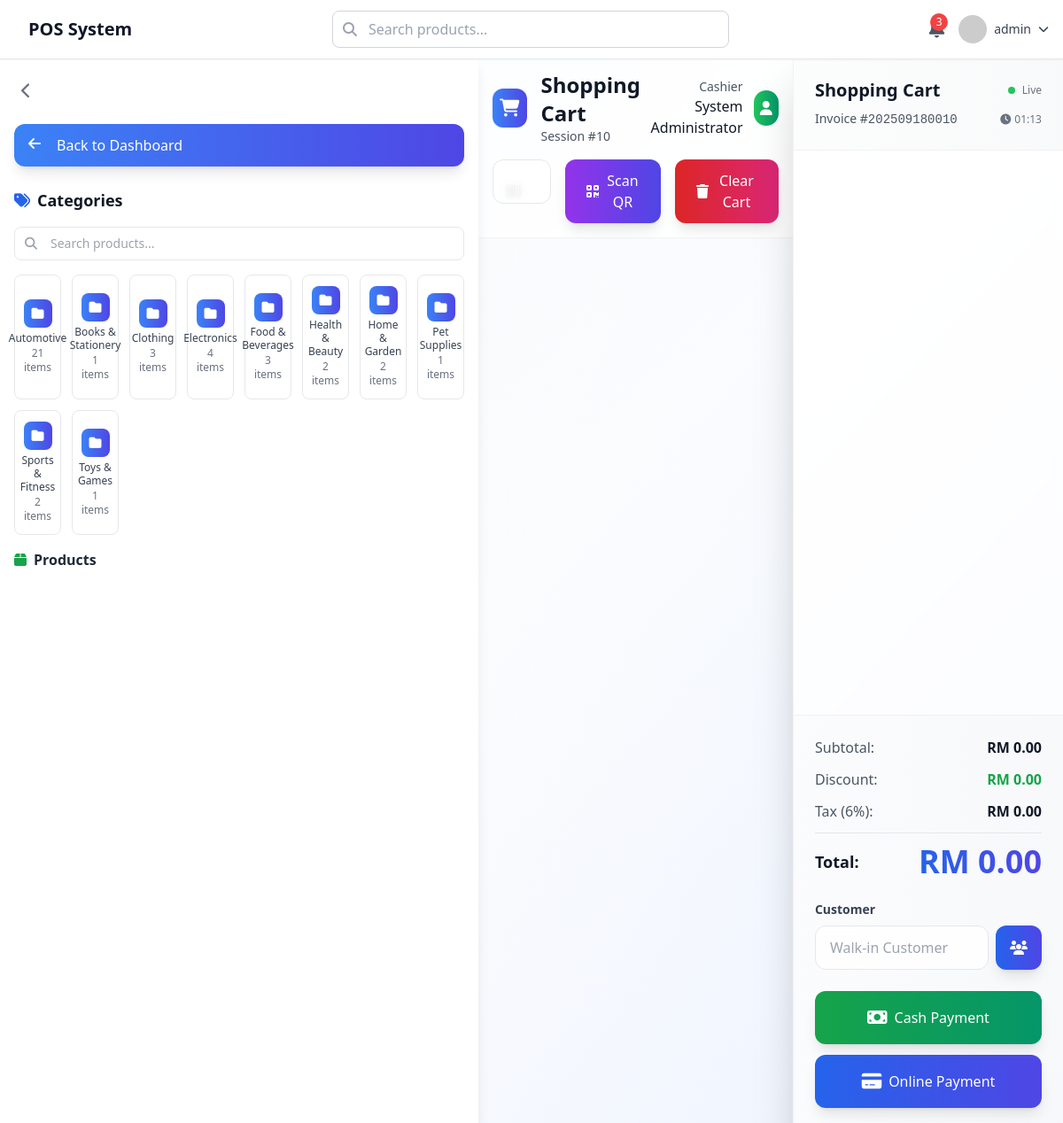
The app's page /pos.php (signed in) with its own data.
### tables this page shows
CREATE TABLE `categories` (
  `id` int NOT NULL,
  `name` varchar(100) NOT NULL,
  `description` text,
  `is_active` tinyint(1) DEFAULT '1',
  `created_at` timestamp NULL DEFAULT CURRENT_TIMESTAMP,
  `updated_at` timestamp NULL DEFAULT CURRENT_TIMESTAMP ON UPDATE CURRENT_TIMESTAMP
);

CREATE TABLE `sales_sessions` (
  `id` int NOT NULL,
  `user_id` int NOT NULL DEFAULT '0',
  `session_start` timestamp NULL DEFAULT CURRENT_TIMESTAMP,
  `session_end` timestamp NULL DEFAULT NULL,
  `opening_amount` decimal(10,2) DEFAULT '0.00',
  `closing_amount` decimal(10,2) DEFAULT '0.00',
  `total_sales` decimal(10,2) DEFAULT '0.00',
  `total_refunds` decimal(10,2) DEFAULT '0.00',
  `status` enum('open','closed') DEFAULT 'open',
  `notes` text,
  `created_at` timestamp NULL DEFAULT CURRENT_TIMESTAMP,
  `updated_at` timestamp NULL DEFAULT CURRENT_TIMESTAMP ON UPDATE CURRENT_TIMESTAMP
);

### pos.php (the view, shortened to what this page needs)
<?php
include 'include/conn.php';
include 'include/pos-head.php';
include 'include/header.php';
$user_id = $_SESSION['user_id'];
$query_session = mysqli_query($conn, "SELECT * FROM sales_sessions WHERE user_id = $user_id AND status = 'open' ORDER BY id DESC LIMIT 1");
$current_session = mysqli_fetch_array($query_session);
if (!$current_session) {
    mysqli_query($conn, "INSERT INTO sales_sessions (user_id, opening_amount) VALUES ($user_id, 0)");
    $current_session_id = mysqli_insert_id($conn);
} else {
    $current_session_id = $current_session['id'];
}
$categories_query = mysqli_query($conn, "SELECT * FROM categories WHERE is_active = 1 ORDER BY name");
$categories = [];
while ($category = mysqli_fetch_array($categories_query)) {
    $category_id = $category['id'];
    $products_query = mysqli_query($conn, "SELECT id, name, sku, selling_price, stock_quantity, img FROM products WHERE category_id = $category_id AND is_active = 1 ORDER BY name");
    $products = [];
    while ($product = mysqli_fetch_array($products_query)) {
        $products[] = $product;
    }
    $category['products'] = $products;
    $categories[] = $category;
}
?>
<aside class="sidebar fixed left-0 top-0 h-full bg-white shadow-lg transform transition-transform duration-300 ease-in-out z-40 lg:translate-x-0" style="top: 64px;">
    <div class="p-4">
        <div class="flex justify-between items-center mb-4">
            <div class="flex items-center space-x-2">
                <button onclick="toggleDesktopSidebar()" class="hidden lg:flex p-2 text-gray-500 hover:text-gray-700 hover:bg-gray-100 rounded-lg transition-colors" title="Toggle Sidebar (Ctrl+B)">
                    <i class="fas fa-chevron-left text-lg sidebar-toggle-icon"></i>
                </button>
            </div>
        </div>
        <div class="mb-6 sidebar-content">
            <a href="dashboard.php" class="flex items-center px-4 py-3 bg-gradient-to-r from-blue-500 to-indigo-600 text-white rounded-xl hover:from-blue-600 hover:to-indigo-700 transition-all duration-300 shadow-lg hover:shadow-xl transform hover:-translate-y-0.5">
                <i class="fas fa-arrow-left w-5 h-5 mr-3"></i>
                <span class="font-medium">Back to Dashboard</span>
            </a>
        </div>
        <div class="space-y-4 sidebar-content">
            <h3 class="text-lg font-bold text-gray-900 mb-3 flex items-center">
                <i class="fas fa-tags mr-2 text-blue-600"></i>
                Categories
            </h3>
            <div class="relative">
                <div class="absolute inset-y-0 left-0 pl-3 flex items-center pointer-events-none">
                </div>
                <input type="text" id="product-search" placeholder="Search products..."
                       class="w-full pl-10 pr-10 py-2 bg-white border border-gray-200 rounded-lg focus:ring-2 focus:ring-blue-500 focus:border-transparent transition-all duration-200 text-sm"
                       autocomplete="off">
            </div>
            <div id="categories-grid" class="grid grid-cols-2 lg:grid-cols-8 gap-2 lg:gap-3">
                <?php foreach ($categories as $category): ?>
                <button class="category-card flex flex-col items-center justify-center p-2 lg:p-3 bg-white border border-gray-200 rounded-lg hover:bg-blue-50 hover:border-blue-300 hover:shadow-md transition-all duration-200 transform hover:-translate-y-1"
                        onclick="toggleCategory('category-<?= $category['id'] ?>')"
                        data-category-id="<?= $category['id'] ?>">
                    <div class="w-6 h-6 lg:w-8 lg:h-8 bg-gradient-to-r from-blue-500 to-indigo-600 rounded-lg flex items-center justify-center mb-1">
                        <i class="fas fa-folder text-white text-xs lg:text-sm"></i>
                    </div>
                    <span class="text-xs font-medium text-gray-700 text-center leading-tight"><?= htmlspecialchars($category['name']) ?></span>
                    <span class="text-xs text-gray-500 mt-0.5"><?= count($category['products']) ?> items</span>
                </button>
                <?php endforeach; ?>
            </div>
            <div class="mt-6">
                <h4 class="text-md font-semibold text-gray-800 mb-3 flex items-center">
                    <i class="fas fa-box mr-2 text-green-600"></i>
                    Products
                </h4>
            </div>
        </div>
    </div>
</aside>
<div class="main-content ml-0 pt-16">
    <div class="absolute inset-0 bg-gradient-to-br from-blue-50 via-white to-indigo-50 -z-10"></div>
    <div class="flex flex-col lg:flex-row h-screen">
        <div class="flex-1 flex flex-col order-2 lg:order-1">
            <div class="backdrop-blur-sm bg-white/70 border-b border-gray-200/50 p-3 lg:p-4">
                <div class="flex items-center justify-between mb-3 lg:mb-4">
                    <div class="flex items-center space-x-2 lg:space-x-4">
                        <div class="p-2 bg-gradient-to-r from-blue-500 to-indigo-600 rounded-xl">
                            <i class="fas fa-shopping-cart text-white text-lg lg:text-xl"></i>
                        </div>
                        <div>
                            <h1 class="text-lg lg:text-2xl font-bold text-gray-900">Shopping Cart</h1>
                            <p class="text-xs lg:text-sm text-gray-600">Session #<?= $current_session_id ?></p>
                        </div>
                    </div>
                    <div class="flex items-center space-x-2 lg:space-x-3">
                        <div class="text-right hidden sm:block">
                            <p class="text-xs lg:text-sm text-gray-600">Cashier</p>
                            <p class="font-medium text-gray-900 text-sm lg:text-base"><?= $_SESSION['full_name'] ?></p>
                        </div>
                        <div class="w-8 h-8 lg:w-10 lg:h-10 bg-gradient-to-r from-green-500 to-emerald-600 rounded-full flex items-center justify-center">
                            <i class="fas fa-user text-white text-sm lg:text-base"></i>
                        </div>
                    </div>
                </div>
                <div class="flex flex-col sm:flex-row space-y-2 sm:space-y-0 sm:space-x-4">
                    <div class="flex-1 relative group">
                        <i class="fas fa-barcode absolute left-3 lg:left-4 top-1/2 transform -translate-y-1/2 text-gray-400 group-focus-within:text-blue-500 transition-colors duration-200 text-sm lg:text-base"></i>
                        <input type="text" id="product-entry" placeholder="Scan barcode or enter SKU..."
                               class="w-full pl-10 lg:pl-12 pr-4 py-2 lg:py-3 bg-white/80 backdrop-blur-sm border border-gray-200 rounded-xl focus:ring-2 focus:ring-blue-500 focus:border-transparent transition-all duration-200 placeholder-gray-400 text-sm lg:text-base"
                               autocomplete="off">
                    </div>
                    <button onclick="openQRScanner()" class="inline-flex items-center justify-center px-4 lg:px-6 py-2 lg:py-3 bg-gradient-to-r from-purple-600 to-indigo-600 text-white rounded-xl hover:from-purple-700 hover:to-indigo-700 transition-all duration-300 shadow-lg hover:shadow-xl transform hover:-translate-y-0.5 text-sm lg:text-base">
                        <i class="fas fa-qrcode mr-2"></i><span class="hidden sm:inline">Scan QR</span><span class="sm:hidden">QR</span>
                    </button>
                    <button onclick="clearCart()" class="inline-flex items-center justify-center px-4 lg:px-6 py-2 lg:py-3 bg-gradient-to-r from-red-600 to-pink-600 text-white rounded-xl hover:from-red-700 hover:to-pink-700 transition-all duration-300 shadow-lg hover:shadow-xl transform hover:-translate-y-0.5 text-sm lg:text-base">
                        <i class="fas fa-trash mr-2"></i><span class="hidden sm:inline">Clear Cart</span><span class="sm:hidden">Clear</span>
                    </button>
                </div>
            </div>
            <div class="flex-1 p-3 lg:p-6 bg-gradient-to-br from-gray-50/50 to-blue-50/50 overflow-y-auto">
            </div>
        </div>
        <div class="w-full lg:w-96 backdrop-blur-sm bg-white/70 border-t lg:border-l lg:border-t-0 border-gray-200/50 flex flex-col shadow-2xl order-1 lg:order-2">
            <div class="p-4 lg:p-6 border-b border-gray-200/50 bg-gradient-to-r from-gray-50/50 to-gray-100/50">
                <div class="flex items-center justify-between mb-2">
                    <h2 class="text-lg lg:text-xl font-bold text-gray-900">Shopping Cart</h2>
                    <div class="flex items-center space-x-2">
                        <div class="w-2 h-2 bg-green-500 rounded-full animate-pulse"></div>
                        <span class="text-xs text-gray-500">Live</span>
                    </div>
                </div>
                <div class="flex items-center justify-between">
                    <p class="text-xs lg:text-sm text-gray-600">Invoice #<span id="invoice-number" class="font-mono font-medium"><?= date('Ymd') . str_pad($current_session_id, 4, '0', STR_PAD_LEFT) ?></span></p>
                    <div class="text-xs text-gray-500">
                        <i class="fas fa-clock mr-1"></i><?= date('H:i') ?>
                    </div>
                </div>
            </div>
            <div class="flex-1 overflow-y-auto p-4 lg:p-6">
            </div>
            <div class="p-4 lg:p-6 border-t border-gray-200/50 bg-gradient-to-r from-gray-50/50 to-gray-100/50 space-y-4 lg:space-y-6">
                <div class="space-y-2 lg:space-y-3">
                    <div class="flex justify-between items-center">
                        <span class="text-sm lg:text-base text-gray-600">Subtotal:</span>
                        <span id="subtotal" class="font-semibold text-gray-900 text-sm lg:text-base">RM 0.00</span>
                    </div>
                    <div class="flex justify-between items-center">
                        <span class="text-sm lg:text-base text-gray-600">Discount:</span>
                        <span id="discount" class="font-semibold text-green-600 text-sm lg:text-base">RM 0.00</span>
                    </div>
                    <div class="flex justify-between items-center">
                        <span class="text-sm lg:text-base text-gray-600">Tax (6%):</span>
                        <span id="tax" class="font-semibold text-gray-900 text-sm lg:text-base">RM 0.00</span>
                    </div>
                    <div class="border-t border-gray-200 pt-2 lg:pt-3">
                        <div class="flex justify-between items-center">
                            <span class="text-base lg:text-lg font-bold text-gray-900">Total:</span>
                            <span id="total" class="text-2xl lg:text-4xl font-bold bg-gradient-to-r from-blue-600 to-indigo-600 bg-clip-text text-transparent">RM 0.00</span>
                        </div>
                    </div>
                </div>
                <div class="space-y-2">
                    <label class="block text-xs lg:text-sm font-semibold text-gray-700">Customer</label>
                    <div class="flex space-x-2">
                        <div class="flex-1">
                            <input type="text" id="selected-member-display" placeholder="Walk-in Customer" readonly
                                   class="w-full px-3 lg:px-4 py-2 lg:py-3 bg-white/80 backdrop-blur-sm border border-gray-200 rounded-xl focus:ring-2 focus:ring-blue-500 focus:border-transparent transition-all duration-200 cursor-pointer text-sm lg:text-base">
                        </div>
                        <button onclick="openMemberModal()" class="px-3 lg:px-4 py-2 lg:py-3 bg-gradient-to-r from-blue-600 to-indigo-600 text-white rounded-xl hover:from-blue-700 hover:to-indigo-700 transition-all duration-300 shadow-lg hover:shadow-xl transform hover:-translate-y-0.5">
                            <i class="fas fa-users text-sm lg:text-base"></i>
                        </button>
                    </div>
                </div>
                <div class="space-y-2 lg:space-y-3">
                    <button onclick="processPayment('cash')" class="group relative w-full px-3 lg:px-4 py-3 lg:py-4 bg-gradient-to-r from-green-600 to-emerald-600 text-white rounded-xl hover:from-green-700 hover:to-emerald-700 transition-all duration-300 shadow-lg hover:shadow-xl transform hover:-translate-y-0.5">
                        <div class="relative z-10 flex items-center justify-center">
                            <i class="fas fa-money-bill text-lg lg:text-xl mr-2"></i>
                            <span class="font-medium text-sm lg:text-base">Cash Payment</span>
                        </div>
                    </button>
                    <button onclick="openPaymentMethodModal()" class="group relative w-full px-3 lg:px-4 py-3 lg:py-4 bg-gradient-to-r from-blue-600 to-indigo-600 text-white rounded-xl hover:from-blue-700 hover:to-indigo-700 transition-all duration-300 shadow-lg hover:shadow-xl transform hover:-translate-y-0.5">
                        <div class="relative z-10 flex items-center justify-center">
                            <i class="fas fa-credit-card text-lg lg:text-xl mr-2"></i>
                            <span class="font-medium text-sm lg:text-base">Online Payment</span>
                        </div>
                    </button>
                </div>
            </div>
        </div>
    </div>
</div>
<?php include 'include/footer.php'; ?>

### assets/css/pos.css (style rules this page uses)
.sidebar { transition: transform 0.3s ease-in-out, width 0.3s ease-in-out; width: 45vw !important; }
.sidebar > div { height: calc(100vh - 64px); overflow-y: auto; position: relative; z-index: 10001; }
.sidebar button, .sidebar a { position: relative; z-index: 10002; }
.main-content { transition: margin-left 0.3s ease-in-out; }
@media (min-width: 1024px) { .main-content:not(.expanded) { margin-left: 45vw !important; } }
:root { --vh: 1vh; }
.h-screen { height: calc(var(--vh, 1vh) * 100); }
.category-card { min-height: 80px; transition: all 0.2s ease-in-out; }
.sidebar .grid { max-width: 100%; }
.animate-fade-in { animation: fadeIn 0.3s ease-out forwards; opacity: 0; }

### include/pos-head.php (style rules this page uses)
.sidebar { transition: all 0.3s ease; }
:root { --vh: 1vh; }
.h-screen { height: calc(var(--vh, 1vh) * 100); }

### records on screen
categories: name "Automotive", count($category['products']) "21"
categories: name "Books & Stationery", count($category['products']) "1"
categories: name "Clothing", count($category['products']) "3"
categories: name "Electronics", count($category['products']) "4"
categories: name "Food & Beverages", count($category['products']) "3"
categories: name "Health & Beauty", count($category['products']) "2"
categories: name "Home & Garden", count($category['products']) "2"
categories: name "Pet Supplies", count($category['products']) "1"
categories: name "Sports & Fitness", count($category['products']) "2"
categories: name "Toys & Games", count($category['products']) "1"
sales_sessions: id "10", id "0010"

### other values on screen
$_SESSION['username'] "admin"
$_SESSION['full_name'] "System Administrator"
